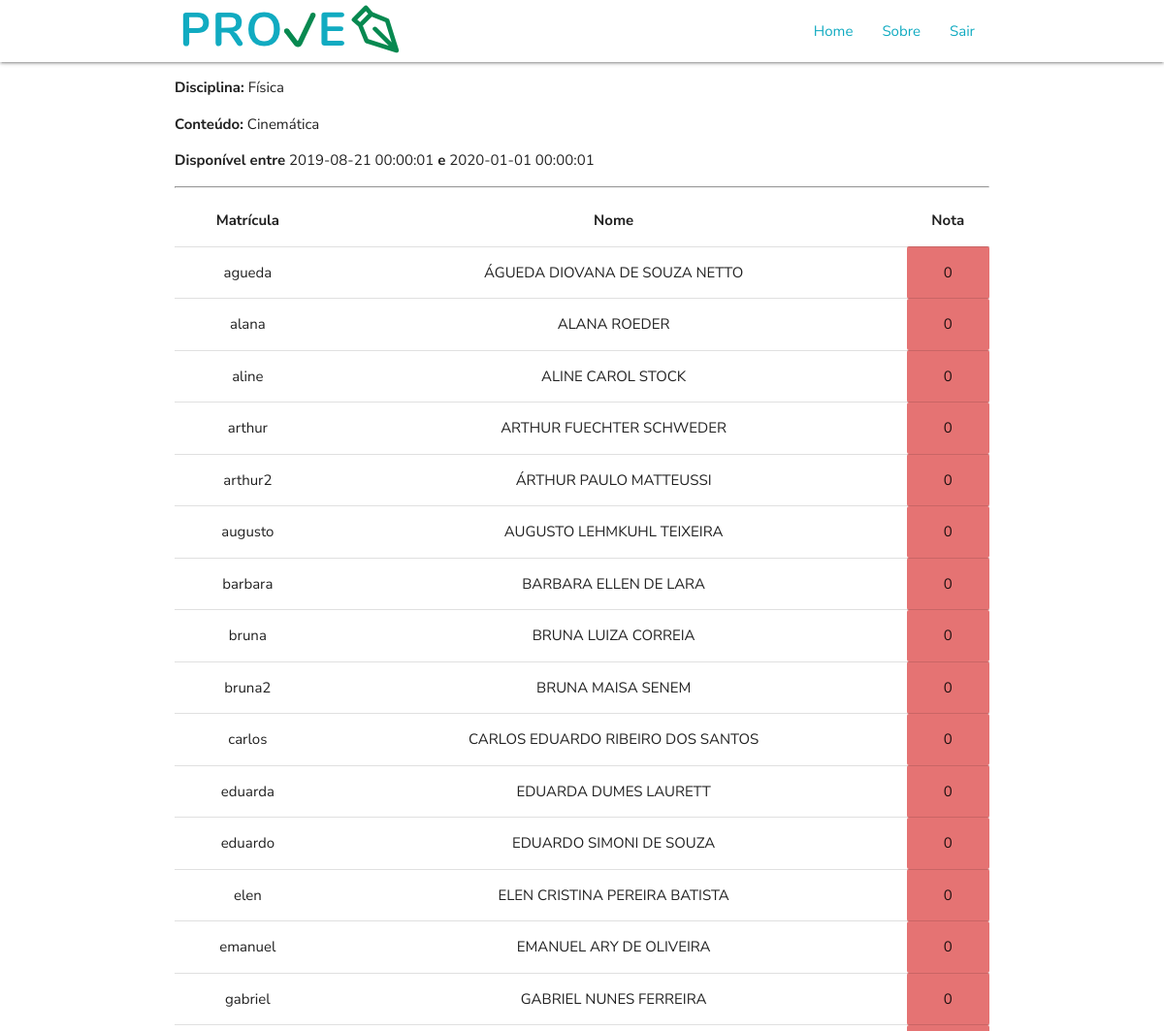
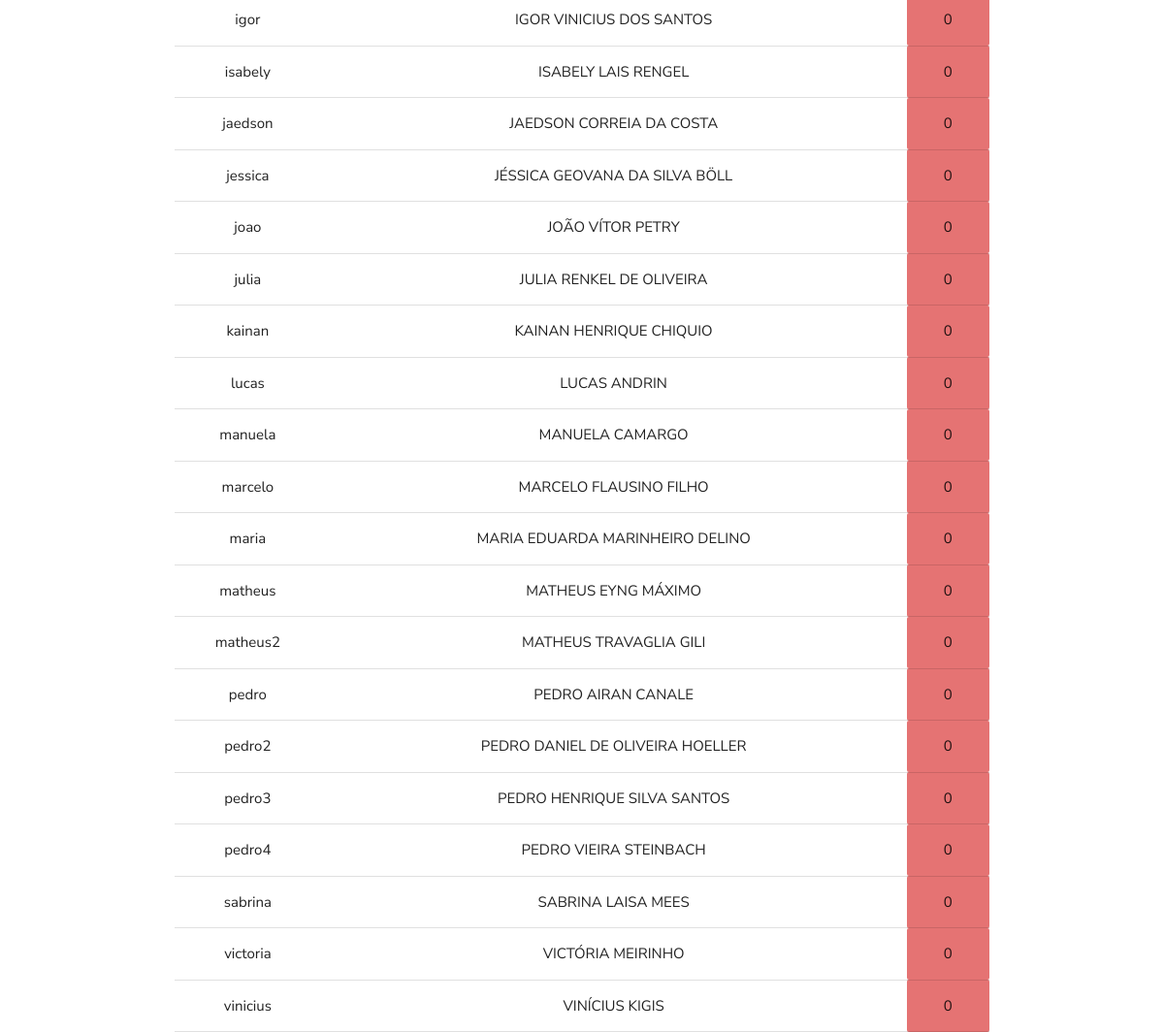
Screenshot of /avaliacao_viewCorrecao_prof.php?codigo=1 (signed in) with the database file from the repository (2 pictures, top to bottom).
### tables this page shows
CREATE TABLE IF NOT EXISTS `Avaliacoes` (
  `Codigo_Avaliacao` INT NOT NULL AUTO_INCREMENT,
  `Conteudo` VARCHAR(50) NOT NULL,
  `Disciplina_Codigo_Disciplina` INT NOT NULL,
  `Data_Inicio` DATETIME NOT NULL,
  `Data_Fim` DATETIME NOT NULL,
  `Peso` VARCHAR(5) NULL,
  `Embaralhar` TINYINT NULL,
  PRIMARY KEY (`Codigo_Avaliacao`),
  INDEX `fk_Avaliacoes_Disciplina1_idx` (`Disciplina_Codigo_Disciplina` ASC),
  CONSTRAINT `fk_Avaliacoes_Disciplina1`
    FOREIGN KEY (`Disciplina_Codigo_Disciplina`)
    REFERENCES `Disciplinas` (`Codigo_Disciplina`)
    ON DELETE NO ACTION
    ON UPDATE NO ACTION);

CREATE TABLE IF NOT EXISTS `Disciplinas` (
  `Codigo_Disciplina` INT NOT NULL AUTO_INCREMENT,
  `Nome` VARCHAR(50) NOT NULL,
  `Serie_Codigo_Serie` INT NOT NULL,
  PRIMARY KEY (`Codigo_Disciplina`),
  INDEX `fk_Disciplinas_Serie1_idx` (`Serie_Codigo_Serie` ASC),
  CONSTRAINT `fk_Disciplinas_Serie1`
    FOREIGN KEY (`Serie_Codigo_Serie`)
    REFERENCES `Serie` (`Codigo_Serie`)
    ON DELETE NO ACTION
    ON UPDATE NO ACTION);

CREATE TABLE IF NOT EXISTS `Alunos` (
  `Matricula` VARCHAR(15) NOT NULL,
  `Nome` VARCHAR(100) NOT NULL,
  `Email` VARCHAR(100)  NULL,
  `Data_Nascimento` DATE NULL,
  `Ultimo_Login` DATETIME NULL,
  `Senha` VARCHAR(255) NOT NULL,
  PRIMARY KEY (`Matricula`));

### disciplinas_pdo.php (called while the page is built, shortened)
<?php
function selectPDO_discaval ($codigo, $tabela ) {
	try {
		$sql = 'select d.Codigo_Disciplina as "ID Disciplina", d.Nome as "Disciplina", a.Codigo_Avaliacao as "ID Avaliacao", a.Conteudo, a.Data_Inicio, a.Data_Fim, a.Peso, a.Embaralhar
		 FROM avaliacoes a, disciplinas d
		 WHERE d.Codigo_Disciplina = a.Disciplina_Codigo_Disciplina ';
		if($tabela == 'disciplina') {
			$sql .= ' and d.Codigo_Disciplina = '.$codigo;
		} else if ($tabela == 'avaliacao') {
			$sql .=  'and a.Codigo_Avaliacao = '.$codigo;
		}
		$sql .= " ORDER BY a.Data_Fim";
		$consulta = $GLOBALS['pdo']->query($sql);
		$registros = array();
		for ($i = 0; $linha = $consulta->fetch(PDO::FETCH_ASSOC); $i++) {
			$registros[$i] = array();
			array_push($registros[$i], $linha['ID Disciplina']);
			array_push($registros[$i], $linha['Disciplina']);
			array_push($registros[$i], $linha['ID Avaliacao']);
			array_push($registros[$i], $linha['Conteudo']);
			array_push($registros[$i], $linha['Data_Inicio']);
			array_push($registros[$i], $linha['Data_Fim']);
			array_push($registros[$i], $linha['Peso']);
			array_push($registros[$i], $linha['Embaralhar']);
		}
		return $registros;
	} catch (PDOException $e) {
		echo "Erro: ".$e->getMessage();
	}
}
?>

### funcoes_correcao.php (the view, shortened to what this page needs)
<?php
	function notaTodasAvalProf_view($cod_avaliacao) {
		$notas = notaTodasAvalProf($cod_avaliacao);
		echo "<table class='centered highlight table-responsive'>";
			echo "<thead>";
				echo "<tr>";
					echo "<th>Matrícula</th>";
					echo "<th>Nome</th>";
					echo "<th>Nota</th>";
				echo "</tr>";
			echo "</thead>";
			echo "<tbody>";
			for ($i=0; $i < count($notas); $i++) {
				$sql = "SELECT Nome FROM Alunos WHERE Matricula = '".$notas[$i][0]."'";
				$query = $GLOBALS['pdo']->query($sql);
				$row = $query->fetch(PDO::FETCH_ASSOC);
				$nome = $row['Nome'];
				$cor = $notas[$i][1] >= 7 ? ' green lighten-2 ' : ' red lighten-2 ';
				echo "<tr>";
					echo "<td>".$notas[$i][0]."</td>";
					echo "<td>".$nome."</td>";
					echo "<td class='".$cor."'>".$notas[$i][1]."</td>";
				echo "</tr>";
			}
			echo "</tbody>";
		echo "</table>";
	}
	function notaTodasAvalProf($cod_avaliacao) {
		$sql = "SELECT Disciplina_Codigo_Disciplina FROM Avaliacoes WHERE Codigo_Avaliacao = ".$cod_avaliacao;
		$query = $GLOBALS['pdo']->query($sql);
		$row = $query->fetch(PDO::FETCH_ASSOC);
		$cod_disciplina = $row['Disciplina_Codigo_Disciplina'];
		$sql = "SELECT Alunos_Matricula FROM Disciplina_has_Alunos WHERE Disciplina_Codigo_Disciplina = ".$cod_disciplina;
		$query = $GLOBALS['pdo']->query($sql);
		$matriculas = array();
		for ($i=0; $row = $query->fetch(PDO::FETCH_ASSOC); $i++) {
			array_push($matriculas, $row['Alunos_Matricula']);
		}
		$notas = array();
		for ($i=0; $i < count($matriculas); $i++) {
			$notas[$i] = array();
			array_push ($notas[$i], $matriculas[$i]);
			array_push ($notas[$i], notaAvaliacao($cod_avaliacao, $matriculas[$i]));
		}
		return $notas;
	}
	function notaAvaliacao($cod_avaliacao, $matricula) {
		$correcao = correcaoAvaliacao($cod_avaliacao, $matricula);
		$qtd_questoes = count($correcao);
		if($qtd_questoes > 0) {
			$valor_questao = 10 / $qtd_questoes;
			$nota = 0;
			for ($i=0; $i < $qtd_questoes; $i++) {
				$nota += $correcao[$i][1];
			}
			$nota *= $valor_questao;
			return round($nota,1);
		}
	}
	function correcaoAvaliacao($cod_avaliacao, $matricula) {
		$query = "SELECT Codigo_Questao FROM Questao Q, Questoes_has_Avaliacoes QA WHERE QA.Questoes_Codigo_Questao = Q.Codigo_Questao AND QA.Avaliacoes_Codigo_Avaliacao = ".$cod_avaliacao;
		$consulta = $GLOBALS['pdo']->query($query);
		$cod_questoes = array();
		for ($i = 0; $linha = $consulta->fetch(PDO::FETCH_ASSOC); $i++) {
			array_push($cod_questoes, $linha['Codigo_Questao']);
		}
		$qtd_questoes = count($cod_questoes);
		$correcao = array();
		for ($i=0; $i < $qtd_questoes; $i++) {
			$correcao[$i] = array();
			$correcao[$i][0] = $cod_questoes[$i];
			$correcao[$i][1] = correcaoResposta($cod_questoes[$i], $matricula);
		}
		return $correcao;
	}
	function correcaoResposta($cod_questao, $matricula) {
		$query = "SELECT Tipo_Codigo FROM Questao WHERE Codigo_Questao = ".$cod_questao;
		$consulta = $GLOBALS['pdo']->query($query);
		$linha = $consulta->fetch(PDO::FETCH_ASSOC);
		$tipo_codigo = $linha['Tipo_Codigo'];
		switch ($tipo_codigo) {
			case 1:
				return correcaoResposta_disc($cod_questao, $matricula);
				break;
			case 2:
				return correcaoResposta_unica($cod_questao, $matricula);
				break;
			case 3:
				return correcaoResposta_VouF($cod_questao, $matricula);
				break;
		}
	}
	function correcaoResposta_disc($cod_questao, $matricula) {
		$query0 = "SELECT Codigo_Discursiva FROM Discursiva WHERE Alunos_Matricula = '".$matricula."' AND Questao_Codigo = ".$cod_questao;
		$consulta = $GLOBALS['pdo']->query($query0);
		$linha = $consulta->fetch(PDO::FETCH_ASSOC);
		$cod_resposta = $linha['Codigo_Discursiva'];
		if(isset($cod_resposta)) {
			$query = "SELECT Correta FROM Discursiva WHERE Codigo_Discursiva = ".$cod_resposta.";";
			$consulta = $GLOBALS['pdo']->query($query);
			$linha = $consulta->fetch(PDO::FETCH_ASSOC);
			return ($linha['Correta'] / 2);
		} else {
			return 0;
		}
	}
	function correcaoResposta_unica($cod_questao, $matricula) {
		$query1 = "SELECT Codigo_Alternativa FROM Alternativa WHERE Correta = 1 AND Questao_Codigo = ".$cod_questao;
		$consulta = $GLOBALS['pdo']->query($query1);
		$linha = $consulta->fetch(PDO::FETCH_ASSOC);
		$alt_correta = $linha['Codigo_Alternativa'];
		$query2 = "SELECT Resposta FROM Resposta_Alternativa WHERE Alternativa_Alternativa_Codigo = ".$alt_correta." AND Alunos_Matricula = '".$matricula."'";
		$consulta = $GLOBALS['pdo']->query($query2);
		$linha = $consulta->fetch(PDO::FETCH_ASSOC);
		return $linha['Resposta'];
	}
	function correcaoResposta_VouF($cod_questao, $matricula) {
		$query1 = "SELECT Codigo_Alternativa, Correta FROM Alternativa WHERE Questao_Codigo = ".$cod_questao." ORDER BY Codigo_Alternativa";
		$alt_corretas = array();
		$cod_alts = array();
		$consulta = $GLOBALS['pdo']->query($query1);
		for ($i = 0; $linha = $consulta->fetch(PDO::FETCH_ASSOC); $i++) {
			array_push($alt_corretas, $linha['Correta']);
			array_push($cod_alts, $linha['Codigo_Alternativa']);
		}
		$qtd_alt = count($alt_corretas);
		$inicial = $cod_alts[0];
		$final = $cod_alts[($qtd_alt-1)];
		$query2 = "SELECT Resposta FROM Resposta_Alternativa WHERE Alternativa_Alternativa_Codigo >= ".$inicial." AND Alternativa_Alternativa_Codigo <= ".$final." AND Alunos_Matricula = '".$matricula."' ORDER BY Alternativa_Alternativa_Codigo";
		$consulta = $GLOBALS['pdo']->query($query2);
		$alt_respostas = array();
		for ($i = 0; $linha = $consulta->fetch(PDO::FETCH_ASSOC); $i++) {
			array_push($alt_respostas, $linha['Resposta']);
		}
		if(count($alt_respostas) == count($alt_corretas)) {
			$qtd_acertos = 0;
			for ($i=0; $i < $qtd_alt; $i++) {
				if ($alt_corretas[$i] == $alt_respostas[$i]) {
					$qtd_acertos++;
				}
			}
			$correcao = $qtd_acertos / $qtd_alt;
			return round($correcao,2);
		} else {
			return 0;
		}
	}
?>

### avaliacao_viewCorrecao_prof.php (shortened to what this page needs)
<!DOCTYPE html>
<?php
	if (isset($_POST['codigo'])) {
		$codigo = $_POST['codigo'];
	} else if (isset($_GET['codigo'])) {
		$codigo = $_GET['codigo'];
	} else {
		$codigo = '';
	}
	include 'disciplinas_pdo.php';
	include 'avaliacao_pdo.php';
	include 'funcoes.php';
	include 'funcoes_correcao.php';
	$registros = selectPDO_discaval($codigo, 'avaliacao');
	if($codigo != '') {
		$disciplina = $registros[0][1];
		$conteudo = $registros[0][3];
		$data_inicio = $registros[0][4];
		$data_fim = $registros[0][5];
	} else {
		$title = '';
	}
?>
<html>
<head>
	<link rel="stylesheet" href="https://cdnjs.cloudflare.com/ajax/libs/materialize/1.0.0/css/materialize.min.css">
	<link href="assets/css/login/login.css" type="text/css" rel="stylesheet" media="screen,projection"/>
</head>
<body>
	<header>
	</header>
	<main>
		<div class="container">
			<div id="info-avaliacao">
			<?php
				echo "<p><b>Disciplina:</b> ".$disciplina."</p>";
				echo "<p><b>Conteúdo:</b> ".$conteudo."</p>";
				echo "<p><b>Disponível entre</b> ".$data_inicio." <b>e</b> ".$data_fim."</p>";
				echo "<hr/>";
			?>
			</div>
			<div id="avaliacao-correcao">
				<?php notaTodasAvalProf_view($codigo); ?>
			</div>
		</div>
	</main>
</body>
</html>

### rows the page displays
avaliacoes: Disciplina_Codigo_Disciplina.Nome "Física", Conteudo "Cinemática", Data_Inicio "2019-08-21 00:00:01", Data_Fim "2020-01-01 00:00:01"
alunos: Nome "ÁGUEDA DIOVANA DE SOUZA NETTO"
alunos: Nome "ALANA ROEDER"
alunos: Nome "ALINE CAROL STOCK"
alunos: Nome "ARTHUR FUECHTER SCHWEDER"
alunos: Nome "ÁRTHUR PAULO MATTEUSSI"
alunos: Nome "AUGUSTO LEHMKUHL TEIXEIRA"
alunos: Nome "BARBARA ELLEN DE LARA"
alunos: Nome "BRUNA LUIZA CORREIA"
alunos: Nome "BRUNA MAISA SENEM"
alunos: Nome "CARLOS EDUARDO RIBEIRO DOS SANTOS"
alunos: Nome "EDUARDA DUMES LAURETT"
alunos: Nome "EDUARDO SIMONI DE SOUZA"
alunos: Nome "ELEN CRISTINA PEREIRA BATISTA"
alunos: Nome "EMANUEL ARY DE OLIVEIRA"
alunos: Nome "GABRIEL NUNES FERREIRA"
alunos: Nome "IGOR VINICIUS DOS SANTOS"
alunos: Nome "ISABELY LAIS RENGEL"
alunos: Nome "JAEDSON CORREIA DA COSTA"
alunos: Nome "JÉSSICA GEOVANA DA SILVA BÖLL"
alunos: Nome "JOÃO VÍTOR PETRY"
alunos: Nome "JULIA RENKEL DE OLIVEIRA"
alunos: Nome "KAINAN HENRIQUE CHIQUIO"
alunos: Nome "LUCAS ANDRIN"
alunos: Nome "MANUELA CAMARGO"
alunos: Nome "MARCELO FLAUSINO FILHO"
alunos: Nome "MARIA EDUARDA MARINHEIRO DELINO"
alunos: Nome "MATHEUS EYNG MÁXIMO"
alunos: Nome "MATHEUS TRAVAGLIA GILI"
alunos: Nome "PEDRO AIRAN CANALE"
alunos: Nome "PEDRO DANIEL DE OLIVEIRA HOELLER"
alunos: Nome "PEDRO HENRIQUE SILVA SANTOS"
alunos: Nome "PEDRO VIEIRA STEINBACH"
alunos: Nome "SABRINA LAISA MEES"
alunos: Nome "VICTÓRIA MEIRINHO"
alunos: Nome "VINÍCIUS KIGIS"

### other values shown
$notas[$i][0] "agueda"
$notas[$i][1] "0"
$notas[$i][0] "alana"
$notas[$i][0] "aline"
$notas[$i][0] "arthur"
$notas[$i][0] "arthur2"
$notas[$i][0] "augusto"
$notas[$i][0] "barbara"
$notas[$i][0] "bruna"
$notas[$i][0] "bruna2"
$notas[$i][0] "carlos"
$notas[$i][0] "eduarda"
$notas[$i][0] "eduardo"
$notas[$i][0] "elen"
$notas[$i][0] "emanuel"
